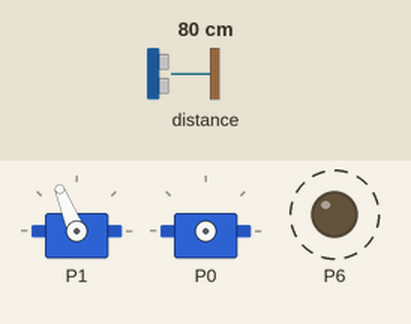
This program was run on a simulated BBC micro:bit (MakeCode). On the bench: 2 × servo, output pins drawn as LEDs (lit = HIGH). Dashed ring = blinking. The test bench sets the inputs (shaded band); at power-on: distance to the obstacle 80 cm.

Above: at 1.2 s.
1.3 s: distance to the obstacle set to 11 cm
5.5 s: distance to the obstacle set to 8 cm
At 7.0 s:
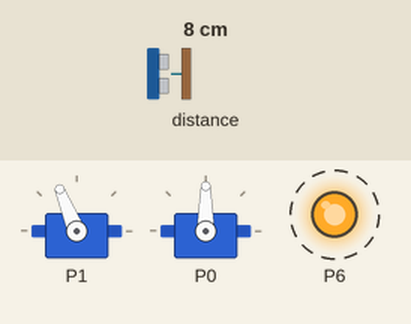
9.4 s: distance to the obstacle set to 18 cm
At 13.1 s:
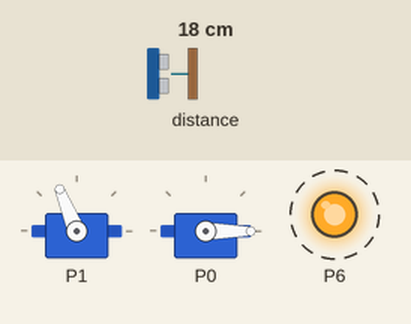
13.3 s: distance to the obstacle set to 2 cm
At 16.7 s:
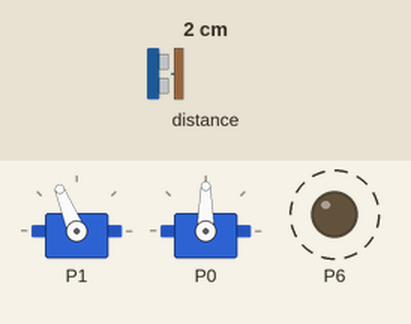
Timing chart, 0 to 18.7 s (numbered marks = the images above; inputs shaded):
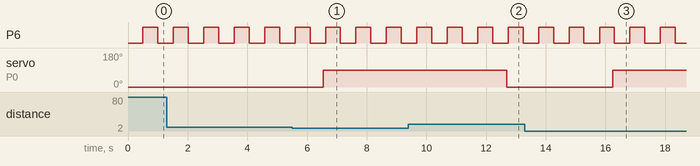

The program:

main.ts
```typescript
basic.forever(function () {
    servos.P1.run(25)
})
basic.forever(function () {
    basic.pause(500)
    pins.digitalWritePin(DigitalPin.P6, 1)
    basic.pause(500)
    pins.digitalWritePin(DigitalPin.P6, 0)
})
basic.forever(function () {
    if (sonar.ping(
    DigitalPin.P15,
    DigitalPin.P14,
    PingUnit.Centimeters
    ) < 10) {
        basic.pause(500)
        servos.P0.setAngle(90)
    } else {
        basic.pause(3000)
        servos.P0.setAngle(0)
    }
})
```

test.ts
```typescript
// testene settes inn her; disse vil ikke kompilert så lenge denne pakken blir brukt som en utvidelse.
```

Measured:
- the behaviour switches between 10 and 9 cm on distance to the obstacle (found by bisection; images 0 and 1)
- after the input at 5.5 s, servo on P0: 0° → 90° after 1.0 s
- after the input at 9.4 s, servo on P0: 90° → 0° after 3.3 s
- after the input at 13.3 s, servo on P0: 0° → 90° after 2.9 s
- by itself, P6: alternates HIGH for 0.50 s and LOW for 0.52 s
